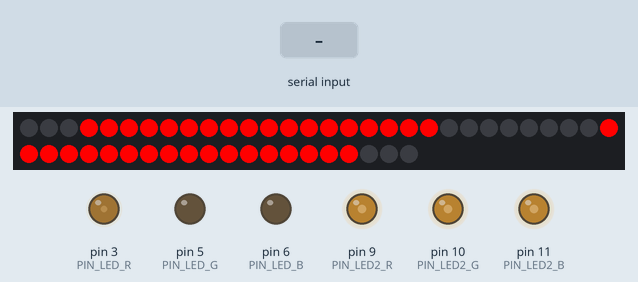
Bench run of a sketch on a simulated Arduino Uno, built with avr-gcc and run on an emulated ATmega328P. Shown: 50 RGB LEDs in strip order, left to right, continuing on the next row, output pins drawn as LEDs (lit = HIGH). Inputs (shaded band) come from the test bench. Random numbers use the default seed unless the sketch sets one; the modem accepts every AT command (registered, SIM ready, sends succeed) and sends nothing else; what the sketch prints to the serial monitor is not drawn.

Above: at 2.9 s.
4.3 s: "200\n" received over Serial
At 4.8 s:
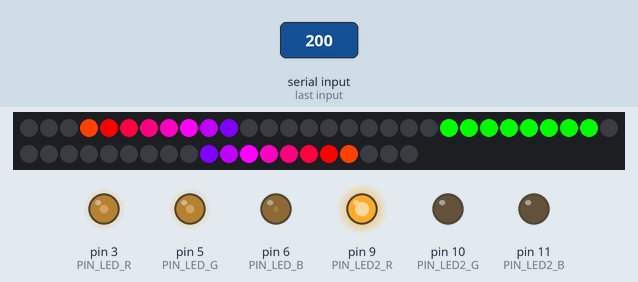
5.8 s: "90;45\n" received over Serial
At 6.1 s:
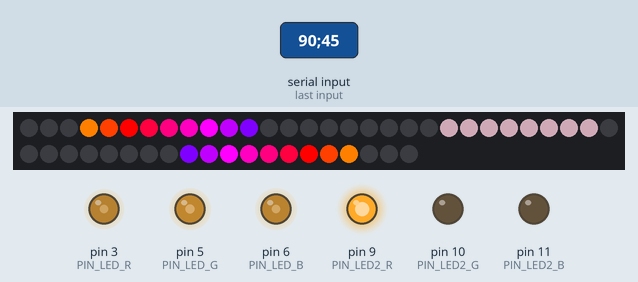
7.3 s: "30;150\n" received over Serial
At 8.4 s:
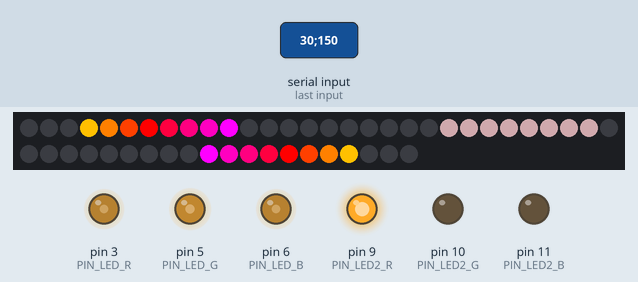
8.8 s: "[\n" received over Serial
At 9.5 s:
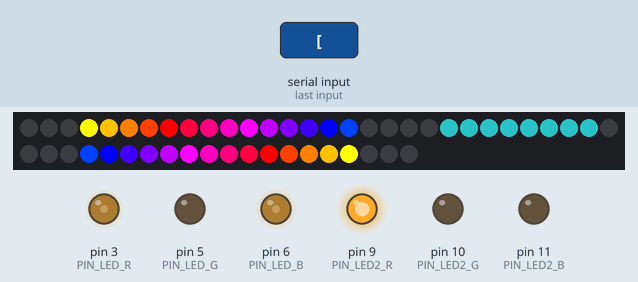
10.3 s: "]\n" received over Serial
At 10.6 s:
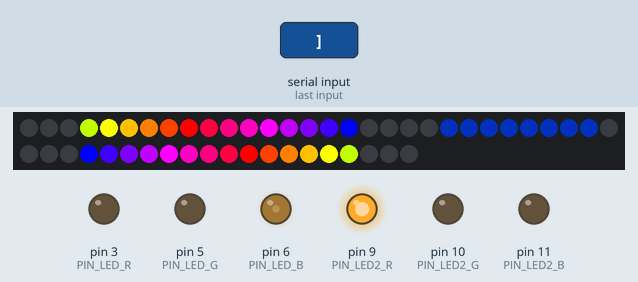
11.8 s: ";\n" received over Serial
At 12.9 s:
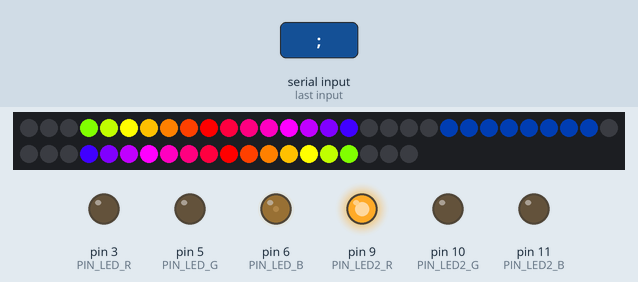
Timing chart, 0 to 14.3 s (numbered marks = the images above; inputs shaded):
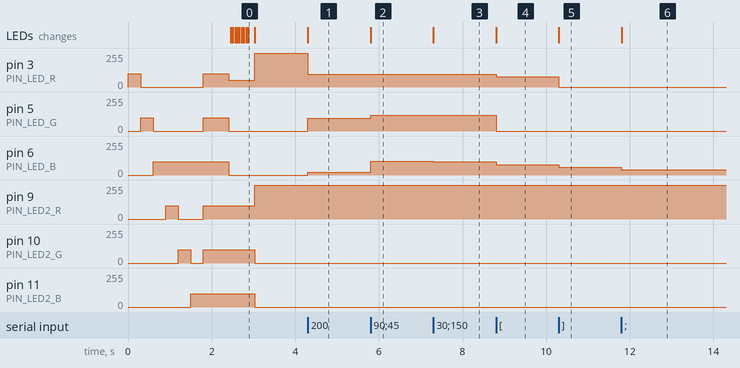

The sketch:

UnrealBabel2.ino
```cpp
// (licence header left out)
#include "WS2801.h"
#include "module_colors.h"
#include <FastLED.h>
#include <SPI.h>
#include <SoftwareSerial.h>
#include "Wifi.h"

//AUX
#define TRUE 1
#define FALSE 0

//Entrada
#define PIN_AUDIO_L 3 					//Pin In of Audio Input [R]
#define PIN_AUDIO_R 0 					//Pin In of Audio Input [L]
#define PIN_IRR 5				        //Pin In of IR reciver

//Salida
#define PIN_LED A0 						//Pin Out of Leds Data [D9]

#define PIN_LED_R 3
#define PIN_LED_G 5
#define PIN_LED_B 6

#define PIN_LED2_R 9
#define PIN_LED2_G 10
#define PIN_LED2_B 11

//Serie Comunication
#define SERIAL_ARGS 4

//Control
#define NUM_LEDS 50

//Debug
#define DEBUG 0
#define DEBUG_VU 0

//Leds Distribution
#define num_leds_rgb 8					//Num Leds BEAT [RGB Top]
#define num_leds_rgb_bot 3				//Num Leds BEAT 2 [RGB Bot / side]
#define num_leds_side 18 				//Num Leds VU Metter per side: ((NUM_LEDS - num_leds_rgb - num_leds_rgb_bot * 2) / 2)


/********************************************************************************************************/
/********************************************************************************************************/

/* 												Variables												*/

/********************************************************************************************************/
/********************************************************************************************************/


//Instances clase
module_colors colors_instance(125);

//Led
CRGB leds[NUM_LEDS];
byte VU_colors[3] = {0,0,0};	//Temp array for set color of one led

//Colors of RGB
byte color_beat[3] = {0,0,0};
byte color_beat_2[3] = {0,0,0};

//Serial Communication
byte arg_i = 0;
unsigned long lastAckTime;

//Wifi Communication
Wifi wserver(4,2);

//Change Values [Metter] and diferrence of levels (sound)
int incremento = 7;	//Level differences to up LED

//Maximos
int max_sound=0;	//Max reached in time unit
int vmax = 0;		//Max local audio [Short period timer_vmax_less]
int vmax_abs = 0;	//Max absolute audio [Long period timer_vmax_rst]
int max_led=0;  	//Led reached highest

//Buffer of colors
byte const buffer_array_color_size = 9;
byte buffer_array_color[buffer_array_color_size][3];
byte last_rgb_color[3];

//Beat Variables
struct beat_info_str{
	boolean state_last;
	boolean state_now;
	boolean beat_detected;
} beat_info;


/****************************************/
/*				CONFIG					*/
/****************************************/

	//   MODOS  //
	int mode = 1;


	byte mode_rgb = 2;
	/*RGB mode:
	0-> Disabled
	1-> Activate [BEAT] by bass & acute [EQ]
	2-> Activate [BEAT] by bass & acute [EQ] & Replicate in VU
	*/

	byte mode_colors = 4;
	const byte mode_colors_max = 5;
	/*Colours of VU meter
	0->Progresive G to B
	1->Semi Static G-Y-R-V-B
	2->Constant V-B-G-Y-R-W
	3->Rainbow R-G
	4->Rainbow R-G-B (GAY!!!!)
	5->Single color changed by beat (random color)
	*/


	byte mode_beats = 2;
	const byte mode_beats_max = 2;
	/*BEAT Modes:
	0-> Move array with temp
	1-> Move array with beat
	2-> Copy Beat RGB color in all leds (VU METTER)
	*/

	byte mode_strip = 1;
	const byte mode_strip_max = 2;
	/*Strip LED modes:
	0-> Off
	1-> On
	*/

	//   PARAMS   //

	//EQ
	int beat_bass_min = 512, beat_acute_min = 512;				//Minimun analog value to detect Beat
	bool beat_bass_gradual = 1, beat_acute_gradual = 1;			//Flash or Gradual change state led at Beat Detect
	bool bass_color [3] = {1,0,0}, acute_color [3] = {0,0,1};	//Color for Beats Detect
	bool beat_bass_eqtovu = 0, beat_bass_eqtovu_gradual = 0, bass_color_vu [3] = {1,0,0};	//Same values for Bass Detect in VU Meter [no RGB]

	//VU Metter
	bool MaxLed_on = TRUE; 			//Still on for a moment the led of last max.
	bool MaxLed_Degree_Vu = TRUE; 	//All Vu descend as do MaxLed
	bool VU_Meter_Static = FALSE; 	//Set 1 for turn on all leds of VU Meter


	//RGB Variables
	bool MinToChange_On = TRUE;		//Activate if it's necesary a min. to change color of rgb
	bool already_activate_degrade = FALSE;	// If degrade with delay is already activate
	bool degree_delay_on = TRUE;	//Active delay that the rgb wait to degrade
	bool degree_on = TRUE;			//Modo degradado

	const int MinToChange = 60; 	//Min value of all colors of RGB to can change color [Mode 3]


/****************************************/
/*				TIMERS					*/
/****************************************/

	//VU_Meter_Max_LED
	unsigned long time_max_led;
	long timer_max_led = 10;
	int timer_max_led_start = 100;
	int timer_max_led_cont  = 20;

	//Dynamic calc
	unsigned long time_dinamic_calc;
	long timer_dinamic_calc = 2500;

	//Degraded effect [BEAT RGB]
	unsigned long time_degree;
	const long timer_degree = 50;
	const int value_degree = 8;

	//Activate Degree [BEAT RGB]
	unsigned long time_degree_delay;
	const long timer_degree_delay = 500;

	//BEAT move array [BEAT RGB]
	unsigned long time_beat_move_array;
	const long timer_beat_move_array = 25;

	//Attenuate BEAT Leds
	unsigned long time_attenuate;
	unsigned long timer_attenuate = 60;
	unsigned long timer_attenuate_first = 600;
	byte attenuate_subtract = 20;


/********************************************************************************************************/
/********************************************************************************************************/

/* 												Functions												*/

/********************************************************************************************************/
/********************************************************************************************************/


					/****************************************/
					/*					AUX					*/
					/****************************************/


void(* resetFunc) (void) = 0;

//Send a msg for serial port: "msj: valor"
void print_int(int valor,String msj){
	Serial.print(msj);
	Serial.println(valor);
}

//Get arduino's free ram [in bytes]
int freeRam()
{
	extern int __heap_start, *__brkval;
	int v;
	return (int) &v - (__brkval == 0 ? (int) &__heap_start : (int) __brkval);
}

//Auxiliary function for DisplayConfig to turn on leds by mode
int getLedMode(int startLed, int numLeds, int actual){
	//if (21 <= (startLed+actual) <=28) return -1;
	if (actual > numLeds/2) return ( (49-startLed-2) - (actual-numLeds/2) + 1);
	else return (2 + startLed + actual - 1);
}


					/****************************************/
					/*			Stream5050 & RGBColor		*/
					/****************************************/


void setColor5050(){
	analogWrite(PIN_LED_R, color_beat[0]);
	analogWrite(PIN_LED_G, color_beat[1]);
	analogWrite(PIN_LED_B, color_beat[2]);

	analogWrite(PIN_LED2_R, color_beat_2[0]);
	analogWrite(PIN_LED2_G, color_beat_2[1]);
	analogWrite(PIN_LED2_B, color_beat_2[2]);
}

void writeColor5050(byte red, byte green, byte blue){
	color_beat[0] = red;
	color_beat[1] = green;
	color_beat[2] = blue;
}

void writeColor5050_2(byte red, byte green, byte blue){
	color_beat_2[0] = red;
	color_beat_2[1] = green;
	color_beat_2[2] = blue;
}

void writeColor5050_rnd(){
	//Set RGB leds with random color

	int max_value = 255;
	last_rgb_color[0] = random(max_value);
	last_rgb_color[1] = random(max_value);
	last_rgb_color[2] = random(max_value);

	color_beat[0] = last_rgb_color[0];
	color_beat[1] = last_rgb_color[1];
	color_beat[2] = last_rgb_color[2];

	writeColor5050(color_beat[0],color_beat[1],color_beat[2]);
}

void attenuate_beat(unsigned long time){
	byte max = color_beat[0];
	if(color_beat[1]>max) max = color_beat[1]>max;
	if(color_beat[2]>max) max = color_beat[2]>max;

	byte subs = attenuate_subtract;
	//byte subs = byte (((int) attenuate_subtract * (int) color_beat[i]) / (int) max); //map(attenuate_subtract,0,max,0,color_beat[i]);
	if(time_attenuate <= time){
		for(int i = 0; i < 3;i++){

			if(color_beat[i] >= subs)
				color_beat[i]-= subs;
			else
				color_beat[i] = 0;
		}
		setColor5050();
		time_attenuate = time + timer_attenuate;
	}
}


					/****************************************/
					/*				StreamWS2081			*/
					/****************************************/


//Stream LEDs
void Duplicate(){ //Mirror the left side of the LED strip on the right
	int i; int j;
	for (i=NUM_LEDS-1; i > (NUM_LEDS-1-num_leds_side-num_leds_rgb_bot); i--){
		j=NUM_LEDS-1-i;
		SetStream(leds[j].g,leds[j].r,leds[j].b,i);
	}
}

void ResetStream(){
	//Set off all leds

	int i;

	for (i=0;i<NUM_LEDS;i++){
		SetStream(0,0,0,i);
	}

}
void SetStream(int r, int g, int b, int pos){
	//Set color of one led in strim

	if (r < 0) r = 0;
	if (g < 0) g = 0;
	if (b < 0) b = 0;

	leds[pos].r = g;
	leds[pos].g = r;
	leds[pos].b = b;
}

void SendStream(){
	//Send the buffer of colours [leds] to Ledstrim

	Duplicate();
	FastLED.show();
}

void SendStream_nodup(){
	//Send the buffer of colours [leds] to Ledstrim without duplicate

	FastLED.show();
}


					/****************************************/
					/*			COLOR - StreamWS2081		*/
					/****************************************/


void SetRgb(int ired, int igreen, int iblue){ //SET RGB leds with beat sound

	int i;
	int div = 1;
	int leds_active = num_leds_side;

	if (mode==3)
		leds_active = 0;

	for (i = 0; i < num_leds_rgb_bot; i++){
		SetStream(ired/div,igreen/div,iblue/div,i);
	}

	for (i = num_leds_side + num_leds_rgb_bot ; i < num_leds_side + num_leds_rgb_bot + num_leds_rgb; i++){
		SetStream(ired/div,igreen/div,iblue/div,i);
	}
}

void SetRgb_Top(int ired, int igreen, int iblue){ //Set RGB leds in top

	int i;

	for (i = num_leds_side + num_leds_rgb_bot ; i < num_leds_side + num_leds_rgb_bot + num_leds_rgb; i++){
		SetStream(ired,igreen,iblue,i);
	}
}


void SetRgb_Bot(int ired, int igreen, int iblue){ //Set RGB leds in button

	int i;
	int div = 1;
	int leds_active = num_leds_side;

	if (mode==3)
		leds_active = 0;

	for (i = 0; i < num_leds_rgb_bot; i++){
		//SetStream(ired/div,igreen/div,iblue/div,i);
		SetStream(ired/div,igreen/div,iblue/div,i);
	}

}


void SetRgb_Bass(int ired, int igreen, int iblue){ //Set RGB leds of Bass

	int i;

	for (i = 1; i < num_leds_rgb_bot; i++){
		//SetStream(ired/div,igreen/div,iblue/div,i);
		SetStream(ired,igreen,iblue,i);
	}

	for (i = num_leds_side + num_leds_rgb_bot + 2; i < num_leds_side + num_leds_rgb_bot + num_leds_rgb - 2; i++){
		SetStream(ired,igreen,iblue,i);
	}

}

void SetRgb_Acute(int ired, int igreen, int iblue){ //Set RGB leds of Acutes

	int i;

	for (i = 0; i < 1; i++){
		//SetStream(ired/div,igreen/div,iblue/div,i);
		SetStream(ired,igreen,iblue,i);
	}

	SetStream(ired,igreen,iblue,21);
	SetStream(ired,igreen,iblue,22);
	SetStream(ired,igreen,iblue,27);
	SetStream(ired,igreen,iblue,28);
}

void RGB_MSG(int* led, int num_leds, int red, int green,int blue, int num_flash, int tdelay){
	//Send a msg for flash of leds

	for (int k = 0; k < num_flash; k++){
		for(int i = 0; i < num_leds; i++){
			SetStream(red,green,blue,led[i]);
		}

	SendStream_nodup();

	delay(tdelay);

		for(int i = 0; i < num_leds; i++){
			SetStream(0,0,0,led[i]);
		}

	SendStream_nodup();
	delay(tdelay);
	}

}


					/****************************************/
					/*			AUDIO - StreamWS2081		*/
					/****************************************/


boolean Rgb_Low_Values(int min){
	//If is a necesary min to change color of leds (MinToChange_On need set 1)
	if(MinToChange_On == 0) return true;
	if(color_beat[0] > min) return false;
	if(color_beat[1] > min) return false;
	if(color_beat[2] > min) return false;

	return true;
}


byte SetLeds(byte lvl_audio, byte lvl_min){
	//VU Meter: Turn on leds depending on sound level

	byte  i;
	byte leds_on = 0;
	byte lvl_i = lvl_min;

	for(i=0;i<num_leds_side;i++){

		colors_instance.ColorVU(VU_colors,mode_colors,i,beat_info.beat_detected);

		if( lvl_audio>=lvl_i || VU_Meter_Static){
			SetStream(VU_colors[0],VU_colors[1],VU_colors[2],i+num_leds_rgb_bot);
			leds_on++;
		} else{
			SetStream(0, 0, 0,i+num_leds_rgb_bot);
		}
		lvl_i+=incremento;
	}

	return leds_on;
}


void SetLeds_by_max(byte max){
	//Turn on leds of VU_Metter by max led [Turn on all leds under max]

	for(byte i=0;i<=max;i++){
		colors_instance.ColorVU(VU_colors,mode_colors,i,0);
		SetStream(VU_colors[0],VU_colors[1],VU_colors[2],i+num_leds_rgb_bot);
	}

}

void SetRgb_Max(int max_value){
	//Set A Rgb color by random number (0 to max_value)

	color_beat[0] = random(max_value);
	color_beat[1] = random(max_value);
	color_beat[2] = random(max_value);

	SetRgb(color_beat[0],color_beat[1],color_beat[2]);
}

void SetRgb_by_lvl(int lvl_audio){
	//In function of max absolute calculate de intesity with the lvl of audio

	if ( Rgb_Low_Values(MinToChange) ){
		float max_value = (float) lvl_audio * ( ((float) vmax_abs)/255); 		if (max_value < 50.0) max_value = 50.0;
		SetRgb_Max ((int) max_value);
	}
}


					/****************************************/
					/*			EFFECTS - StreamWS2081		*/
					/****************************************/


void Effect_Led_MaxToLvl(int leds_on, long time_now){
	//Turn on one led [Color:White] that show the max of volume .

	if (max_led<=leds_on){
		max_led = leds_on;
		time_max_led = time_now;
		timer_max_led = timer_max_led_start;
	}

	if( (time_now <= (time_max_led+timer_max_led))){
		//With timer of max_led, lower the max LED to actual volume
		if (max_led <= 0) return;{
			if(MaxLed_Degree_Vu) SetLeds_by_max(max_led);
			//SetStream(255,255,255,max_led+num_leds_rgb_bot);
		}
	} else {
		if (max_led <= 0) return;
		time_max_led=time_now;
		timer_max_led=timer_max_led_cont;
		//SetStream(255,255,255,max_led+num_leds_rgb_bot);
		if(MaxLed_Degree_Vu) SetLeds_by_max(max_led);
		if (max_led > 0) max_led--;
	}
}

void Activate_EfDegreat(long time_now){
	//Delay to can attenuate RGB leds

	if (already_activate_degrade == 0) {
		if (time_now > (time_degree_delay + timer_degree_delay) ){
			degree_on =  TRUE;
			already_activate_degrade = TRUE;
		}
	}
}

void Effect_Rgb_Move(long now){
	//Move color of RGB by leds of VU_Metter

	if(now > (time_beat_move_array+timer_beat_move_array)) {
		for(int i = (num_leds_side / 2) -1 ; i > 0 ;i--){
			buffer_array_color[i][0] =  buffer_array_color[i-1][0];
			buffer_array_color[i][1] =  buffer_array_color[i-1][1];
			buffer_array_color[i][2] =  buffer_array_color[i-1][2];
		}

		buffer_array_color[0][0] = last_rgb_color[0];
		buffer_array_color[1][0] = last_rgb_color[1];
		buffer_array_color[2][0] = last_rgb_color[2];

		last_rgb_color[0] = 0;
		last_rgb_color[1] = 0;
		last_rgb_color[2] = 0;

		time_beat_move_array = now;
	}

	for(int i = 0; i < (num_leds_side / 2) ;i++){

		//Below (por debajo)
		SetStream(buffer_array_color[i][0], buffer_array_color[i][1], buffer_array_color[i][2],i+num_leds_rgb_bot);
		SetStream(buffer_array_color[i][0], buffer_array_color[i][1], buffer_array_color[i][2],NUM_LEDS-1-i);

		//Over (por arriba)
		SetStream(buffer_array_color[i][0], buffer_array_color[i][1], buffer_array_color[i][2],num_leds_rgb_bot+num_leds_side-1-i);
		SetStream(buffer_array_color[i][0], buffer_array_color[i][1], buffer_array_color[i][2],NUM_LEDS-num_leds_side+i);
	}
}

void Clear_RGB_Move(){ //Clear the array of RGB MOVE
	for(int i=0; i < 9; i++){
		for(int k; k < 3;k++)
			buffer_array_color[i][k] = 0;
	}
}

void RGB_Move_Msg(int colour){
	Clear_RGB_Move();

	switch(colour){
		case 0: buffer_array_color[0][0] = 255; buffer_array_color[1][0] = 155; buffer_array_color[2][0] = 55; break;
		case 1: buffer_array_color[0][1] = 255; buffer_array_color[1][1] = 155; buffer_array_color[2][1] = 55; break;
		case 2: buffer_array_color[0][2] = 255; buffer_array_color[0][2] = 155; buffer_array_color[0][2]; break;

		default:
			for(int i=0; i < 3; i++){
				for(int k; k < 3;k++)
					buffer_array_color[i][k] = 255 - (i*100);
			}
		break;
	}

	for(int i=0; i < 12; i++){
		Effect_Rgb_Move(i*100000);
		delay(50);
		SendStream();
	}

	time_beat_move_array = millis();

	ResetStream();
	SendStream();
}

/********************************************************************************************************/
/********************************************************************************************************/

/* 												PROGRAM													*/

/********************************************************************************************************/
/********************************************************************************************************/


void setup () {

	Serial.begin(115200);
	analogReference(DEFAULT);

	//Pins of Strep 5050
	pinMode(PIN_LED_R, OUTPUT);
	pinMode(PIN_LED_G, OUTPUT);
	pinMode(PIN_LED_B, OUTPUT);

	pinMode(PIN_LED2_R, OUTPUT);
	pinMode(PIN_LED2_G, OUTPUT);
	pinMode(PIN_LED2_B, OUTPUT);


	//Pins of Strep WS8011
	pinMode(PIN_LED,OUTPUT);

	//LedStream
	FastLED.addLeds<NEOPIXEL, PIN_LED>(leds, NUM_LEDS);

	//Starting wifiServer
	int time_c = 300;

	writeColor5050(100,0,0);setColor5050();delay(time_c);
	writeColor5050(0,100,0);setColor5050();delay(time_c);
	writeColor5050(0,0,100);setColor5050();delay(time_c);

	writeColor5050_2(100,0,0);setColor5050();delay(time_c);
	writeColor5050_2(0,100,0);setColor5050();delay(time_c);
	writeColor5050_2(0,0,100);setColor5050();delay(time_c);

	writeColor5050(100,100,100); writeColor5050_2(100,100,100); setColor5050();

	if(wserver.start("| Yates' Lovers |", "camarerasycervezas", 80)){
		writeColor5050(0,50,0);setColor5050();
	}else{
		writeColor5050(50,0,0);setColor5050();
	}


	//Start indicator
	RGB_Move_Msg(1);
	writeColor5050(255,0,0);writeColor5050_2(255,0,0);setColor5050();

	beat_info.state_now = 0;

}


void loop() {
	unsigned long now = millis();

	if (Serial.available()) mode = 0;
	else if (wserver.available()) mode = 1;

	if(mode == 0 || true){	//Info from PC -> Serie
		char arg;

		byte lvl = 0;
		byte leds_on = 0;
		incremento = 7;

		if ( (arg_i<SERIAL_ARGS) && ( (arg = Serial.read()) >= 0) ) {

			if(arg_i == 0){
				ResetStream();
				lvl = arg;
				leds_on = SetLeds(lvl,0) - 1;
				SetRgb_Top(color_beat[0],color_beat[1],color_beat[2]);
				Effect_Led_MaxToLvl(leds_on,now);
				attenuate_beat(now);
				SendStream();
			} else {
				if(arg_i > 0){
					color_beat[arg_i-1] = arg*2;
					if(arg_i == 3){
						setColor5050();
						time_attenuate = now + timer_attenuate_first;
					}
				}
			}

			lastAckTime = now;
			arg_i++;

		}else if( ((now - lastAckTime) > 50) || (arg_i >= SERIAL_ARGS) ){
			Serial.print('B');
			lastAckTime = now;
			arg_i = 0;
		}


	}else if(mode==1){	//Info from PC -> Wifi

		incremento = 14;

		int * wargs;
		int nargs;

		now = millis();
		wargs = wserver.getQuest();
		nargs = sizeof(wargs)/sizeof(int);

		if(wargs != NULL){
			ResetStream();

			if(wargs[0]>-1){
				SetLeds(wargs[0],0) - 1;
				//Effect_Led_MaxToLvl(leds_on,now);
			}

			if(nargs>=3 || true){
				writeColor5050(wargs[1], wargs[2], wargs[3]);
				SetRgb_Top(color_beat[0],color_beat[1],color_beat[2]);
				SetRgb_Bot(color_beat[0],color_beat[1],color_beat[2]);
				setColor5050();
			}
		}
			SendStream();
			free(wargs);
	}
}
```

Source omitted: WS2801.cpp (1986 bytes), WS2801.h (769 bytes), Wifi.cpp (4249 bytes), Wifi.h (778 bytes), module_colors.cpp (5239 bytes), module_colors.h (1016 bytes)

Measured:
- after the input at 4.3 s, pin 3 (PIN_LED_R): 255/255 → 96/255 at once; pin 5 (PIN_LED_G): 0/255 → 96/255 at once; pin 6 (PIN_LED_B): 0/255 → 20/255 at once; the LEDs: change at once (image 1)
- after the input at 5.8 s, pin 5 (PIN_LED_G): 96/255 → 118/255 at once; pin 6 (PIN_LED_B): 20/255 → 104/255 at once; the LEDs: first change at once (image 2 shows a later state)
- after the input at 7.3 s, pin 6 (PIN_LED_B): 104/255 → 98/255 at once; the LEDs: first change at once (image 3 shows a later state)
- after the input at 8.8 s, pin 3 (PIN_LED_R): 96/255 → 76/255 at once; pin 5 (PIN_LED_G): 118/255 → 0/255 at once; pin 6 (PIN_LED_B): 98/255 → 78/255 at once; the LEDs: change at once (image 4)
- after the input at 10.3 s, pin 3 (PIN_LED_R): 76/255 → 0/255 at once; pin 6 (PIN_LED_B): 78/255 → 58/255 at once; the LEDs: change at once (image 5)
- after the input at 11.8 s, pin 6 (PIN_LED_B): 58/255 → 38/255 at once; the LEDs: change at once (image 6)
